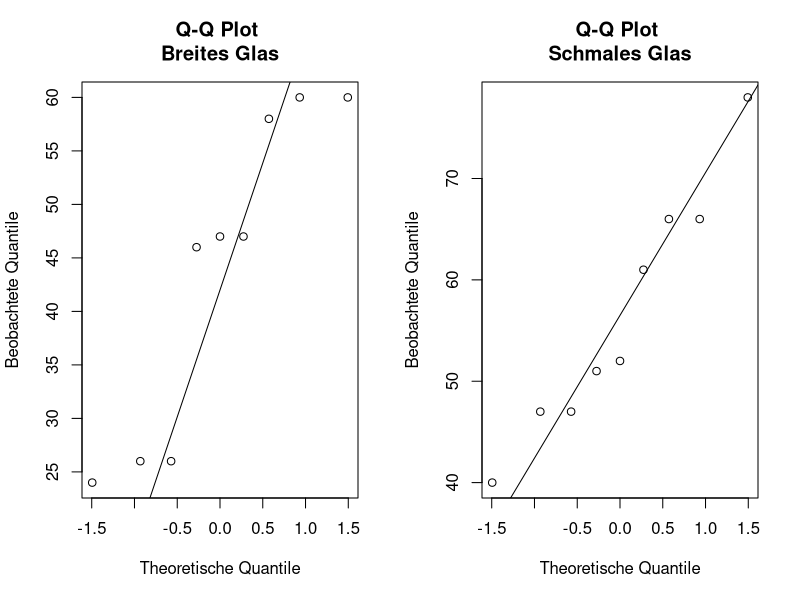
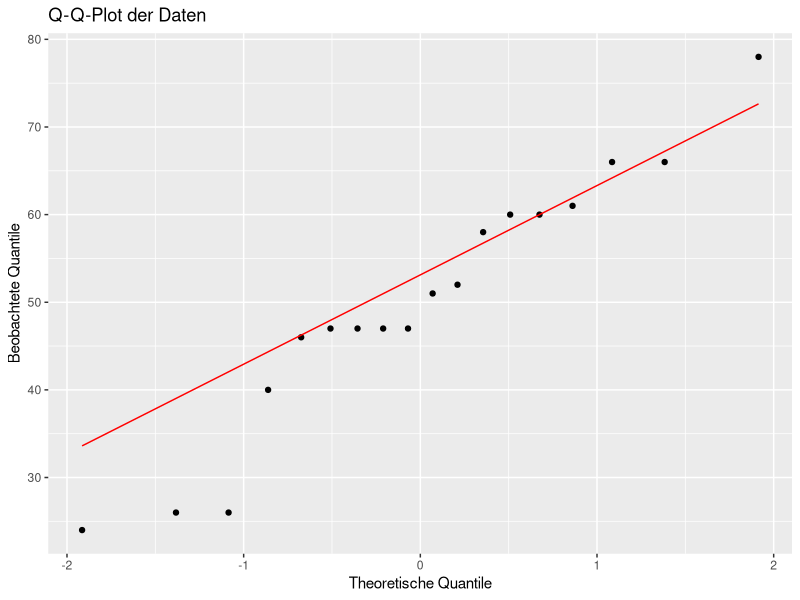
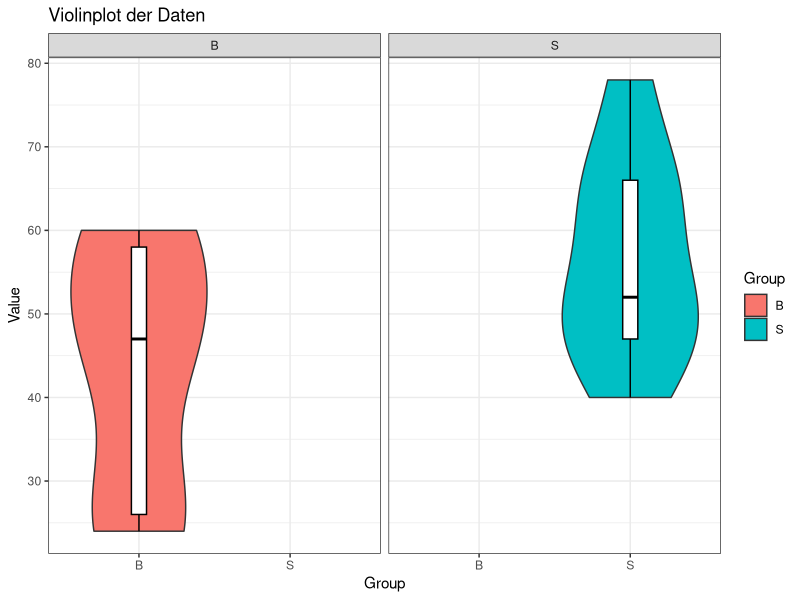

Write the R code that produced these figures, in order.
# Grundlagen der Versuchsplanung 



#
# Laden der Pakete
library(ggplot2)
library(ggpubr)


# Erstellung Dataframe
Daten <- data.frame(Proband = c("Lukas Pape", "Serhat Aydin", "Maike Brochtrup", "Justin Pixner",
                                "Larissa Schoeneich", "Mia Macarena Bedarf", "Tobias Huebner", 
                                "Nicole Hofmann", "Simon Kutzner", "Jonas Molsbeck", 
                                "Julia Nadine Pohl", "Piet Wilhelm Cornils", "Dylan Wagner",
                                "Max Kuebler", "Nils Huelpuesch", "Ashtar Hashmin", 
                                "Mika Lowak", "Onur Guel"), 
                    Glas = c("s", "s", "s", "b", "b", "b", "b", "s", "s", "s", "b", 
                             "s", "b", "b", "s", "b", "b", "s"), 
                    Versuchseinheit = c(1,9,2,10,3,11,4,12,5,13,6,14,7,15,8,16,17,18),
                    Geschlecht = c("m", "m", "w", "m", "w", "w", "m", "w", "m", "m", "w", 
                                   "m", "m", "m", "m", "w", "m", "m"), 
                    Beginn = c("9:13", "9:19", "9:28", "9:32", "9:42", "9:46", "10:18", 
                    "10:54", "10:38", "10:26", "10:35", "10:23", "10:47", "10:04", "11:04", "11:07", 
                    "11:17", "11:00"), 
                    Ende = c("9:15", "9:21", "9:31", "9:34", "9:44", "9:48", "10:20", "NA", "10:40", 
                             "10:27", "10:37", "10:25", "10:48", "10:06", "11:06", "11:09", "11:20", 
                             "11:01"),
                    Vorwissen = c(0,1,0,0,1,0,0,0,0,0,0,1,0,0,0,0,0,2), 
                    Stress = c(2,1,2,3,2,2,1,3,2,1,4,2,1,1,1,3,2,1), 
                    Kurzsichtig = c(0,1,0,1,0,0,0,1,0,0,1,0,1,1,1,0,0,0), 
                    Weitsichtig = c(0,0,0,0,0,0,0,0,1,0,0,0,0,0,0,0,0,0), 
                    Hornhautverkruemmung = c(0,0,0,0,0,0,0,1,1,0,0,0,0,0,0,0,0,0), 
                    Messergebnis = c(193, 198, 184, 212, 191, 225, 225, 210, 172, 198, 
                                      223, 179, 191, 189, 179, 211, 212, 183))

# Messergebniss ohne Gewicht vom Glas
B <- Daten$Messergebnis[Daten$Glas == "b"] - 165
S <- Daten$Messergebnis[Daten$Glas == "s"] - 132

mean(B)
mean(S)


# Zusammenfassung deskrip. Stat.
des_stat_B <- summary(B)
des_stat_S <- summary(S)


# ------------------------------------------------------------------------------
# Betrachtung Normalverteilung
#
# Dataframe erstellen
data <- data.frame(Group = c(rep("B", length(B)), rep("S", length(S))), Value = c(B, S))

# qq-Plot für einzelne Messung
# Layout fuer drei Unterplots
par(mfrow = c(1, 2))

qqnorm(B, main = "Q-Q Plot \nBreites Glas", xlab = "Theoretische Quantile", ylab = "Beobachtete Quantile")
qqline(B)

qqnorm(S, main = "Q-Q Plot \nSchmales Glas", xlab = "Theoretische Quantile", ylab = "Beobachtete Quantile")
qqline(S)

# Zusammengefasster qq-Plot
qq_plot <- ggplot(data, aes(sample = Value)) +
  geom_qq() +
  geom_qq_line(color = "red") +
  xlab("Theoretische Quantile") + 
  ylab("Beobachtete Quantile") +  
  ggtitle("Q-Q-Plot der Daten")
theme_bw()

print(qq_plot)

# ------------------------------------------------------------------------------
# t-Test
t.test(B,S)


# ------------------------------------------------------------------------------
# Grafische Darstellung
#

# Violinplot erstellen
violin_plot <- ggplot(data, aes(x = Group, y = Value, fill = Group)) +
  geom_violin(scale = "width", trim = TRUE) +
  geom_boxplot(width = 0.1, fill = "white", color = "black") +
  #stat_qq(aes(sample = Value), color = "red") +
  facet_wrap(~ Group, scales = "fixed") +
  ggtitle("Violinplot der Daten") +
  theme_bw()

print(violin_plot)
